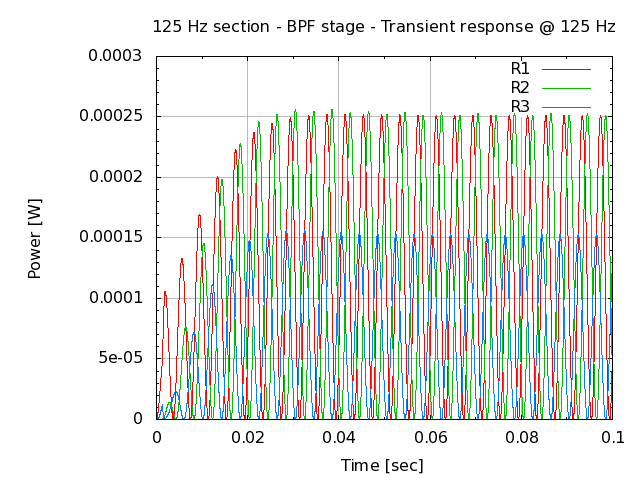

This chart was generated by the following gnuplot code:
# set terminal
set term png

# set graph
set output "26.000.00.02.30.png"
set title "125 Hz section - BPF stage - Transient response @ 125 Hz"

# setup Y-axis
set grid ytics lt 1 lw 1 lc rgb "#bbbbbb"
set mytics
set ylabel "Power [W]"

# setup X-axis
set grid xtics lt 1 lw 1 lc rgb "#bbbbbb"
set mxtics
set xrange [0:0.1]
set xlabel "Time [sec]"

# setup plot style
set style data lines
plot '26.000.00.02.30.dat' using 1:2 title "R1", \
     '26.000.00.02.30.dat' using 1:3 title "R2", \
     '26.000.00.02.30.dat' using 1:4 title "R3"

# set output back to default
set output

# reset terminal type
set terminal pop
